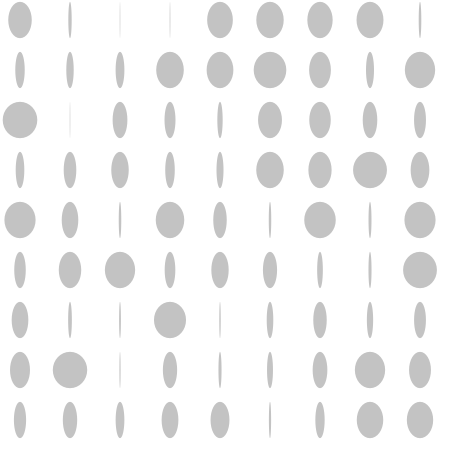
Frame 1 (no input)
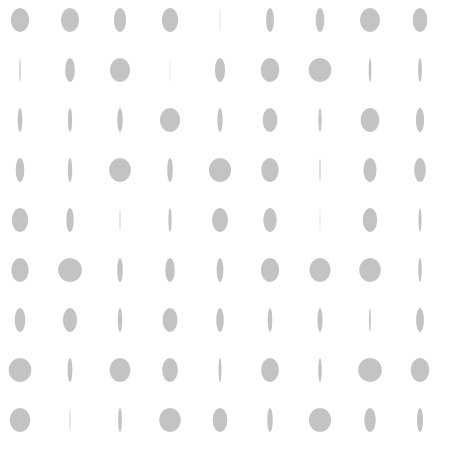
Frame 60 (the mouse pressed at the canvas centre just before this capture)
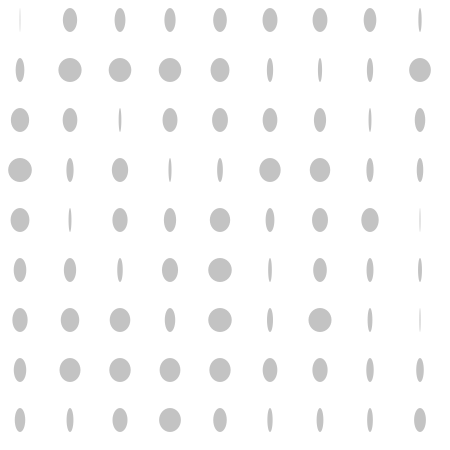
Frame 120 (the mouse held since frame 60 and released just before this capture)

The Processing sketch that drew these frames (run headless with seeded random() and noise(); from frame 60 on, the mouse is pressed at the canvas centre):

// Processing sketch: processing_38886
// ── processing_38886.pde

float time =0.0;
float increment = 0.01;
int x;
int y;

void setup(){
  size(450,450);
  smooth();
}
    
void draw(){
  background(255);
 noStroke();
  
  float n = noise(time)*60;
  time+=increment;
  
  fill(0,60);
  for(int x=20;x<width;x+=50){
    for(int y=20;y<height;y+=50){
  ellipse(x,y,random(n),n);
    }
  }
}

                
                
